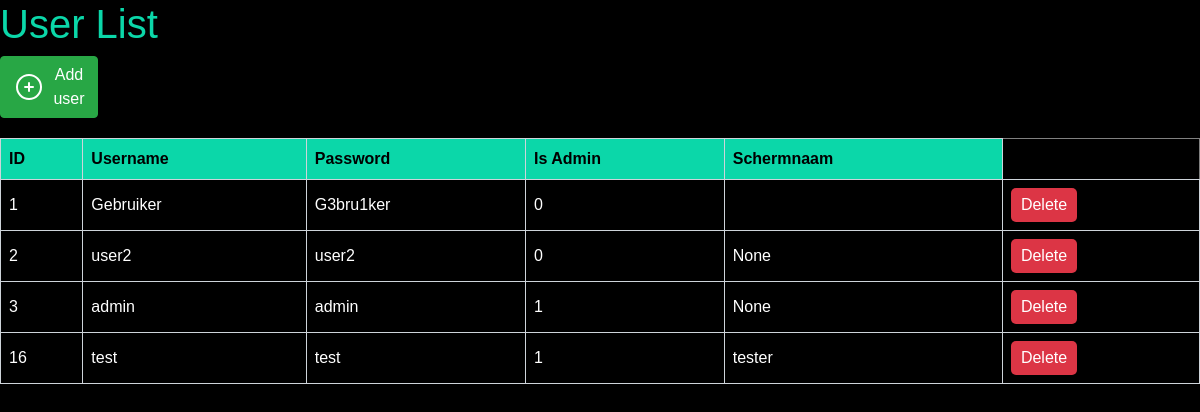
Screenshot of /users with the database file from the repository.
### tables this page shows
CREATE TABLE users (
            id INTEGER PRIMARY KEY AUTOINCREMENT,
            username TEXT NOT NULL,
            password TEXT NOT NULL,
            is_admin INTEGER NOT NULL DEFAULT 0,
            date_created DATE NOT NULL DEFAULT CURRENT_TIMESTAMP
        , display_name TEXT);

### app.py (the view)
@app.route('/users',methods=["GET","POST"])
def users():
    def get_all_users():
        conn = sqlite3.connect("C:/Users/Zairo/Documents/GitHub/inhaal-wp2-mvc-Ryzairo-1/lib/database/event_calendar.db")
        conn.row_factory = sqlite3.Row
        cursor = conn.cursor()
        users = cursor.execute('SELECT * FROM users').fetchall()
        conn.close()
        return users
    users_data = get_all_users()
    return render_template("users.html", users=users_data)

### templates/users.html (shortened to what this page needs)
<!DOCTYPE html>
<html lang="en">
<head>
    <link rel="stylesheet" href="{{url_for('static',filename='css/bootstrap.min.css')}}">
    <link rel="stylesheet" href="{{url_for('static',filename='myfont/css/all.min.css')}}">
</head>
<body>
    <h1>User List</h1>
    <a href="/createuser" class="btn btn-success" style="background-color: #28a745; display: inline-flex; align-items: center;">
        <svg xmlns="http://www.w3.org/2000/svg" fill="none" viewBox="0 0 24 24" stroke-width="1.5" stroke="currentColor" class="w-6 h-6 mr-2">
          <path stroke-linecap="round" stroke-linejoin="round" d="M12 9v6m3-3H9m12 0a9 9 0 1 1-18 0 9 9 0 0 1 18 0Z" />
        </svg>
        Add user
      </a>
    <table border="1">
        <thead>
            <tr>
                <th>ID</th>
                <th>Username</th>
                <th>Password</th>
                <th>Is Admin</th>
                <th>Schermnaam</th>
            </tr>
        </thead>
        <tbody>
            {% for user in users %}
                <tr>
                    <td>{{ user['id'] }}</td>
                    <td>{{ user['username'] }}</td>
                    <td>{{ user['password'] }}</td>
                    <td>{{ user['is_admin'] }}</td>
                    <td>{{ user['display_name'] }}</td>
                    <td>
                        <form action="/deleteuser/{{ user['id'] }}" method="POST" style="display: inline;">
                            <button type="submit" class="delete-btn">Delete</button>
                        </form>
                    </td>
                </tr>
            {% endfor %}
        </tbody>
    </table>
</body>
</html>

### templates/users.html (style rules this page uses)
body { font-family: Arial, sans-serif; background-color: #000000; margin: 0; padding: 0; color: white; }
h1 { color: #0bd7a9; }
table { border-collapse: collapse; width: 100%; margin-top: 20px; }
th, td { border: 1px solid #ced4da; padding: 8px; text-align: left; color: white; }
th { background-color: #0bd7a9; color: #000000; }
.delete-btn { background-color: #dc3545; color: #fff; border: none; padding: 5px 10px; border-radius: 5px; cursor: pointer; }
td:nth-child(5) { color: white; }

### rows the page displays
users: id "1", username "Gebruiker", password "G3bru1ker", is_admin "0"
users: id "2", username "user2", password "user2", is_admin "0", display_name "None"
users: id "3", username "admin", password "admin", is_admin "1", display_name "None"
users: id "16", username "test", password "test", is_admin "1", display_name "tester"
